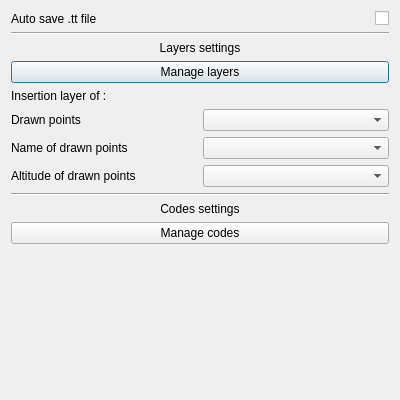
<?xml version="1.0" encoding="UTF-8"?>
<ui version="4.0">
 <class>TT_DialogPluginSettings</class>
 <widget class="QDialog" name="TT_DialogPluginSettings">
  <property name="geometry">
   <rect>
    <x>0</x>
    <y>0</y>
    <width>400</width>
    <height>400</height>
   </rect>
  </property>
  <property name="windowTitle">
   <string>Plugin global settings</string>
  </property>
  <layout class="QVBoxLayout" name="verticalLayout">
   <item>
    <layout class="QGridLayout" name="gl_general" columnstretch="5,1">
     <item row="0" column="0">
      <widget class="QLabel" name="lb_autoSave">
       <property name="toolTip">
        <string>Save .tt file each time plugin window is closed</string>
       </property>
       <property name="text">
        <string>Auto save .tt file</string>
       </property>
      </widget>
     </item>
     <item row="0" column="1">
      <widget class="QCheckBox" name="ck_autoSave">
       <property name="layoutDirection">
        <enum>Qt::LayoutDirection::RightToLeft</enum>
       </property>
      </widget>
     </item>
    </layout>
   </item>
   <item>
    <widget class="Line" name="hl_layers">
     <property name="orientation">
      <enum>Qt::Orientation::Horizontal</enum>
     </property>
    </widget>
   </item>
   <item>
    <widget class="QLabel" name="lb_layersSettings">
     <property name="text">
      <string>Layers settings</string>
     </property>
     <property name="alignment">
      <set>Qt::AlignmentFlag::AlignCenter</set>
     </property>
    </widget>
   </item>
   <item>
    <widget class="QPushButton" name="pb_layersSettings">
     <property name="text">
      <string>Manage layers</string>
     </property>
    </widget>
   </item>
   <item>
    <widget class="QLabel" name="lb_layerInsertion">
     <property name="text">
      <string>Insertion layer of :</string>
     </property>
    </widget>
   </item>
   <item>
    <layout class="QGridLayout" name="gl_layers">
     <item row="0" column="0">
      <widget class="QLabel" name="lb_layerPoint">
       <property name="text">
        <string>Drawn points</string>
       </property>
      </widget>
     </item>
     <item row="0" column="1">
      <widget class="QComboBox" name="cb_layerPoint"/>
     </item>
     <item row="1" column="0">
      <widget class="QLabel" name="lb_layerName">
       <property name="text">
        <string>Name of drawn points</string>
       </property>
      </widget>
     </item>
     <item row="1" column="1">
      <widget class="QComboBox" name="cb_layerName"/>
     </item>
     <item row="2" column="0">
      <widget class="QLabel" name="lb_layerAlti">
       <property name="text">
        <string>Altitude of drawn points</string>
       </property>
      </widget>
     </item>
     <item row="2" column="1">
      <widget class="QComboBox" name="cb_layerAlti"/>
     </item>
    </layout>
   </item>
   <item>
    <widget class="Line" name="hl_codes">
     <property name="orientation">
      <enum>Qt::Orientation::Horizontal</enum>
     </property>
    </widget>
   </item>
   <item>
    <widget class="QLabel" name="lb_codesSettings">
     <property name="text">
      <string>Codes settings</string>
     </property>
     <property name="alignment">
      <set>Qt::AlignmentFlag::AlignCenter</set>
     </property>
    </widget>
   </item>
   <item>
    <widget class="QPushButton" name="pb_codesSettings">
     <property name="text">
      <string>Manage codes</string>
     </property>
    </widget>
   </item>
   <item>
    <spacer name="verticalSpacer">
     <property name="orientation">
      <enum>Qt::Orientation::Vertical</enum>
     </property>
     <property name="sizeHint" stdset="0">
      <size>
       <width>20</width>
       <height>18</height>
      </size>
     </property>
    </spacer>
   </item>
  </layout>
 </widget>
 <resources/>
 <connections>
  <connection>
   <sender>pb_codesSettings</sender>
   <signal>pressed()</signal>
   <receiver>TT_DialogPluginSettings</receiver>
   <slot>slot_pbCodesSettingsPressed()</slot>
   <hints>
    <hint type="sourcelabel">
     <x>203</x>
     <y>74</y>
    </hint>
    <hint type="destinationlabel">
     <x>203</x>
     <y>227</y>
    </hint>
   </hints>
  </connection>
  <connection>
   <sender>pb_layersSettings</sender>
   <signal>pressed()</signal>
   <receiver>TT_DialogPluginSettings</receiver>
   <slot>slot_pbLayersSettingsPressed()</slot>
   <hints>
    <hint type="sourcelabel">
     <x>203</x>
     <y>49</y>
    </hint>
    <hint type="destinationlabel">
     <x>203</x>
     <y>233</y>
    </hint>
   </hints>
  </connection>
  <connection>
   <sender>TT_DialogPluginSettings</sender>
   <signal>finished(int)</signal>
   <receiver>TT_DialogPluginSettings</receiver>
   <slot>slot_validateInputs()</slot>
   <hints>
    <hint type="sourcelabel">
     <x>199</x>
     <y>199</y>
    </hint>
    <hint type="destinationlabel">
     <x>199</x>
     <y>199</y>
    </hint>
   </hints>
  </connection>
 </connections>
 <slots>
  <slot>slot_pbCodesSettingsPressed()</slot>
  <slot>slot_pbLayersSettingsPressed()</slot>
  <slot>slot_validateInputs()</slot>
 </slots>
</ui>
